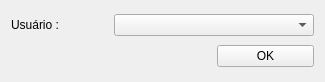
<?xml version="1.0" encoding="UTF-8"?>
<ui version="4.0">
 <class>Form</class>
 <widget class="QWidget" name="Form">
  <property name="geometry">
   <rect>
    <x>0</x>
    <y>0</y>
    <width>325</width>
    <height>82</height>
   </rect>
  </property>
  <property name="windowTitle">
   <string>Form</string>
  </property>
  <layout class="QGridLayout" name="gridLayout">
   <item row="1" column="0" colspan="2">
    <spacer name="horizontalSpacer">
     <property name="orientation">
      <enum>Qt::Horizontal</enum>
     </property>
     <property name="sizeHint" stdset="0">
      <size>
       <width>181</width>
       <height>20</height>
      </size>
     </property>
    </spacer>
   </item>
   <item row="0" column="1" colspan="2">
    <widget class="QComboBox" name="usersCb"/>
   </item>
   <item row="0" column="0">
    <widget class="QLabel" name="label">
     <property name="text">
      <string>Usuário :</string>
     </property>
    </widget>
   </item>
   <item row="1" column="2">
    <widget class="QPushButton" name="okBtn">
     <property name="text">
      <string>OK</string>
     </property>
    </widget>
   </item>
  </layout>
 </widget>
 <resources/>
 <connections/>
</ui>
